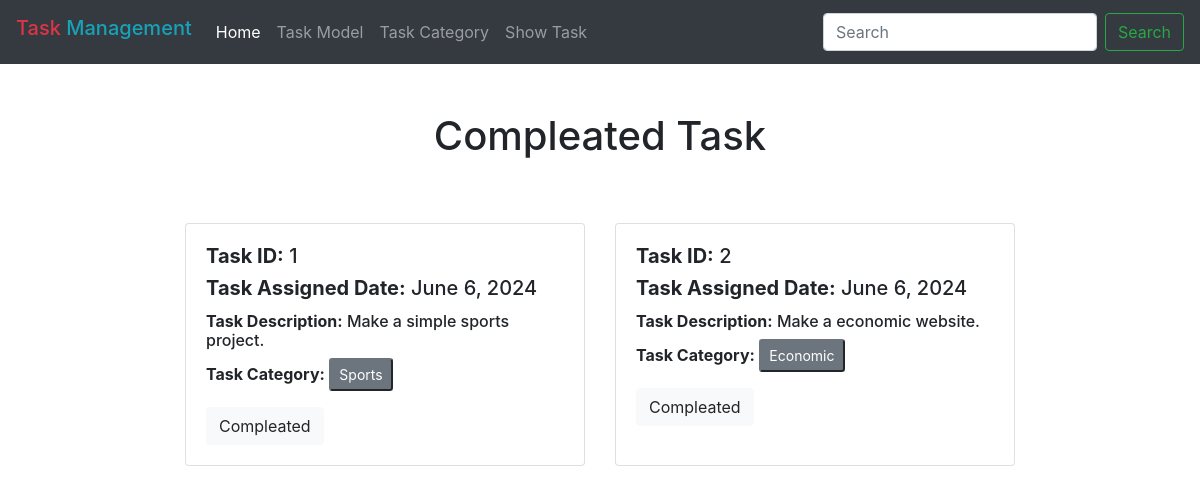
The page / on the database its author committed.
### task_model/models.py (models this page shows, shortened)
class TaskModel(models.Model):
    taskTitle = models.CharField(max_length=100)
    taskDescription = models.TextField()
    is_completed = models.BooleanField(default=False)
    taskAssignDate = models.DateField(default=date.today)

### task_category/models.py (models this page shows, shortened)
class TaskCategory(models.Model):
    categoryName = models.CharField(max_length=100)
    task = models.ManyToManyField(TaskModel,related_name='categories')

### task_management/views.py (the view)
# urls.py: 2. Add a URL to urlpatterns:  path('', views.home, name='home')
def home(request):
    data = TaskModel.objects.prefetch_related('categories').all()
    return render(request,'home.html',{'data':data})

### templates/home.html
{% extends "base.html" %}
{% block content %}
        <h1 class="text-center m-5">Compleated Task</h1>
        <div class="d-flex flex-wrap justify-content-center " >
                {% for t in data %}
                {% if t.is_completed is True%}
                    <div class="card" style="width: 25rem;margin: 15px;">
                        <div class="card-body">
                            <h5 ><strong>Task ID:</strong> {{t.id}}</h5>
                            <h5 class="card-title"><strong>Task Assigned Date:</strong> {{t.taskAssignDate}}</h5>
                            <h6 class="card-title mb-2 "><strong>Task Description:</strong> {{t.taskDescription}}</h6>
                            {%for cat in t.categories.all%}
                                    <p class="card-text"><strong>Task Category:</strong>  <button class="btn-sm btn-secondary" disabled>{{cat.categoryName}}</button></p>
                            {%endfor%}
                            <a href="#" class="btn btn-light">Compleated</a>
                        </div>
                    </div>
                {% endif %}
                {% endfor %}
            </div>
{% endblock content %}

### rows shown on the page
TaskModel: id "1", taskAssignDate "June 6, 2024", taskDescription "Make a simple sports project."
TaskCategory: categoryName "Sports"
TaskModel: id "2", taskAssignDate "June 6, 2024", taskDescription "Make a economic website."
TaskCategory: categoryName "Economic"
